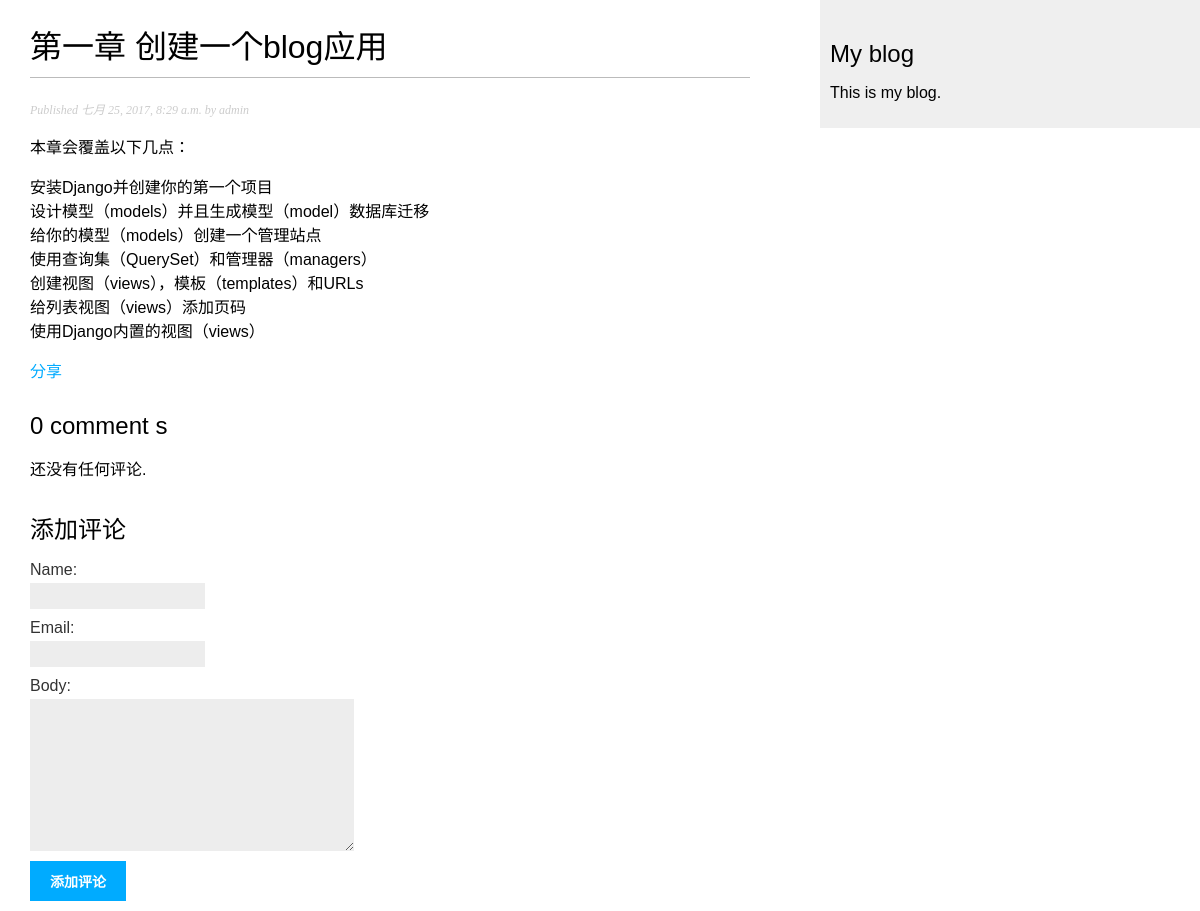
The app's page /2017/07/25/blog/ with its own data.
### blog/models.py (models this page shows, shortened)
class Post(models.Model):
    STATUS_CHOICES = (
        ('draft', '草稿'),
        ('published', '发表'),
    )
    title = models.CharField(max_length=250, verbose_name='标题')
    slug = models.SlugField(max_length=250, unique_for_date='publish')
    author = models.ForeignKey(User, related_name='blog_posts', verbose_name='作者')
    body = models.TextField(verbose_name='内容')
    publish = models.DateTimeField(default=timezone.now)
    created = models.DateTimeField(auto_now_add=True)
    updated = models.DateTimeField(auto_now=True)
    status = models.CharField(max_length=10, choices=STATUS_CHOICES, default='draft', verbose_name='状态')
    objects = models.Manager()
    published = PublishedManager()
    class Meta:
        verbose_name = '文章'
        verbose_name_plural = verbose_name
        ordering = ('-publish',)

### blog/views.py (the view)
def post_detail(request, year, month, day, post):
    post = get_object_or_404(Post, slug=post,
                             status='published',
                             publish__year=year,
                             publish__month=month,
                             publish__day=day)
    comments = post.comments.filter(active=True)
    new_comment = None
    if request.method == 'POST':
        comment_form = CommentForm(data=request.POST)
        if comment_form.is_valid():
            new_comment = comment_form.save(commit=False)
            new_comment.post = post
            new_comment.save()
    else:
        comment_form = CommentForm()
    return render(request, 'blog/post/detail.html', locals())

### blog/forms.py
class CommentForm(forms.ModelForm):
    class Meta:
        model = Comment
        fields = ('name', 'email', 'body')

### blog/templates/blog/post/detail.html (shortened to what this page needs)
{% extends "blog/base.html" %}
{% block content %}
    <h1>{{ post.title }}</h1>
    <p class="date">
        Published {{ post.publish }} by {{ post.author }}
    </p>
    {{ post.body | linebreaks }}
    <p>
        <a href="{% url 'blog:post_share' post.id %}">分享</a>
    </p>
    {% with comments.count as total_comments %}
        <h2>{{ total_comments }} comment {{ total_comments | pluralize }}</h2>
    {% endwith %}
    {% for comment in comments %}
        <div class="comment">
            <p class="info">
                Comment {{ forloop.counter }} by {{ comment.name }}
                {{ comment.created }}
            </p>
            {{ comment.body | linebreaks }}
        </div>
    {% empty %}
        <p>还没有任何评论.</p>
    {% endfor %}
    {% if new_comment %}
        <h2>你的评论已经添加！</h2>
    {% else %}
        <h2>添加评论</h2>
        <form action="." method="post">
            {{ comment_form.as_p }}
            <p>
                <input type="submit" value="添加评论">
            </p>
        </form>
    {% endif %}
{% endblock %}

### blog/static/css/blog.css (style rules this page uses)
body { margin: 0; padding: 0; font-family: helvetica, sans-serif; }
a { color: #00abff; text-decoration: none; }
h1 { font-weight: normal; border-bottom: 1px solid #bbb; padding: 0 0 10px 0; }
h2 { font-weight: normal; margin: 30px 0 0; }
p.date { color: #ccc; font-family: georgia, serif; font-size: 12px; font-style: italic; }
label { float: left; clear: both; color: #333; margin-bottom: 4px; }
input, textarea { clear: both; float: left; margin: 0 0 10px; background: #ededed; border: 0; padding: 6px 10px; font-size: 12px; }
input[type=submit] { font-weight: bold; background: #00abff; color: #fff; padding: 10px 20px; font-size: 14px; text-transform: uppercase; }

### records on screen
Post: title "第一章 创建一个blog应用", publish "七月 25, 2017, 8:29 a.m.", author "admin", body "本章会覆盖以下几点： 安装Django并创建你的第一个项目 设计模型（models）并且生成模型（model）数据库迁移 给你的模型（models）创建一个管理站点 使用查询集（QuerySet）和管理器（managers） 创建视图（views），模板（templates）和URLs 给列表视图（views）添加页码 使用Django内置的视图（views）"

### other values on screen
{{ total_comments }} "0"
{{ total_comments | pluralize }} "s"
